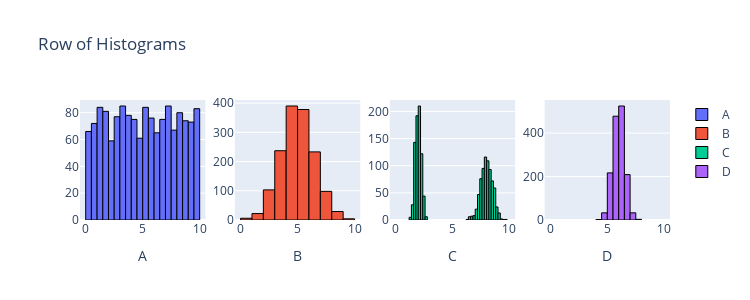

Notebook code cell kept with this figure:
### Markdown cell above
## Q4

### Code cell
from scipy import stats
import plotly.graph_objects as go
from plotly.subplots import make_subplots
import numpy as np

n = 1500
data1 = stats.uniform.rvs(0, 10, size=n)
data2 = stats.norm.rvs(5, 1.5, size=n)
data3 = np.r_[stats.norm.rvs(2, 0.25, size=int(n/2)), stats.norm.rvs(8, 0.5, size=int(n/2))]
data4 = stats.norm.rvs(6, 0.5, size=n)

fig = make_subplots(rows=1, cols=4)

fig.add_trace(go.Histogram(x=data1, name='A', nbinsx=30, marker=dict(line=dict(color='black', width=1))), row=1, col=1)
fig.add_trace(go.Histogram(x=data2, name='B', nbinsx=15, marker=dict(line=dict(color='black', width=1))), row=1, col=2)
fig.add_trace(go.Histogram(x=data3, name='C', nbinsx=45, marker=dict(line=dict(color='black', width=1))), row=1, col=3)
fig.add_trace(go.Histogram(x=data4, name='D', nbinsx=15, marker=dict(line=dict(color='black', width=1))), row=1, col=4)

fig.update_layout(height=300, width=750, title_text="Row of Histograms")
fig.update_xaxes(title_text="A", row=1, col=1)
fig.update_xaxes(title_text="B", row=1, col=2)
fig.update_xaxes(title_text="C", row=1, col=3)
fig.update_xaxes(title_text="D", row=1, col=4)
fig.update_xaxes(range=[-0.5, 10.5])

for trace in fig.data:
    trace.xbins = dict(start=0, end=10)

    
# This code was produced by just making requests to Microsoft Copilot
# https://github.com/pointOfive/stat130chat130/blob/main/CHATLOG/wk3/COP/SLS/0001_concise_makeAplotV1.md

fig.show() # USE `fig.show(renderer="png")` FOR ALL GitHub and MarkUs SUBMISSIONS

### Figure 1 — Plotly figure (JSON) as saved in the notebook; plotly's stock layout.template omitted (floating-point values rounded to 4 significant figures; data arrays with more than 128 entries replaced by an {"elided": "..."} marker saying what was removed)
{"data": [{"marker": {"line": {"color": "black", "width": 1}}, "name": "A", "nbinsx": 30, "type": "histogram", "x": {"elided": "1500 float values"}, "xaxis": "x", "xbins": {"end": 10, "start": 0}, "yaxis": "y"}, {"marker": {"line": {"color": "black", "width": 1}}, "name": "B", "nbinsx": 15, "type": "histogram", "x": {"elided": "1500 float values"}, "xaxis": "x2", "xbins": {"end": 10, "start": 0}, "yaxis": "y2"}, {"marker": {"line": {"color": "black", "width": 1}}, "name": "C", "nbinsx": 45, "type": "histogram", "x": {"elided": "1500 float values"}, "xaxis": "x3", "xbins": {"end": 10, "start": 0}, "yaxis": "y3"}, {"marker": {"line": {"color": "black", "width": 1}}, "name": "D", "nbinsx": 15, "type": "histogram", "x": {"elided": "1500 float values"}, "xaxis": "x4", "xbins": {"end": 10, "start": 0}, "yaxis": "y4"}], "layout": {"height": 300, "title": {"text": "Row of Histograms"}, "width": 750, "xaxis": {"anchor": "y", "domain": [0, 0.2125], "range": [-0.5, 10.5], "title": {"text": "A"}}, "xaxis2": {"anchor": "y2", "domain": [0.2625, 0.475], "range": [-0.5, 10.5], "title": {"text": "B"}}, "xaxis3": {"anchor": "y3", "domain": [0.525, 0.7375], "range": [-0.5, 10.5], "title": {"text": "C"}}, "xaxis4": {"anchor": "y4", "domain": [0.7875, 1], "range": [-0.5, 10.5], "title": {"text": "D"}}, "yaxis": {"anchor": "x", "domain": [0, 1]}, "yaxis2": {"anchor": "x2", "domain": [0, 1]}, "yaxis3": {"anchor": "x3", "domain": [0, 1]}, "yaxis4": {"anchor": "x4", "domain": [0, 1]}}}
